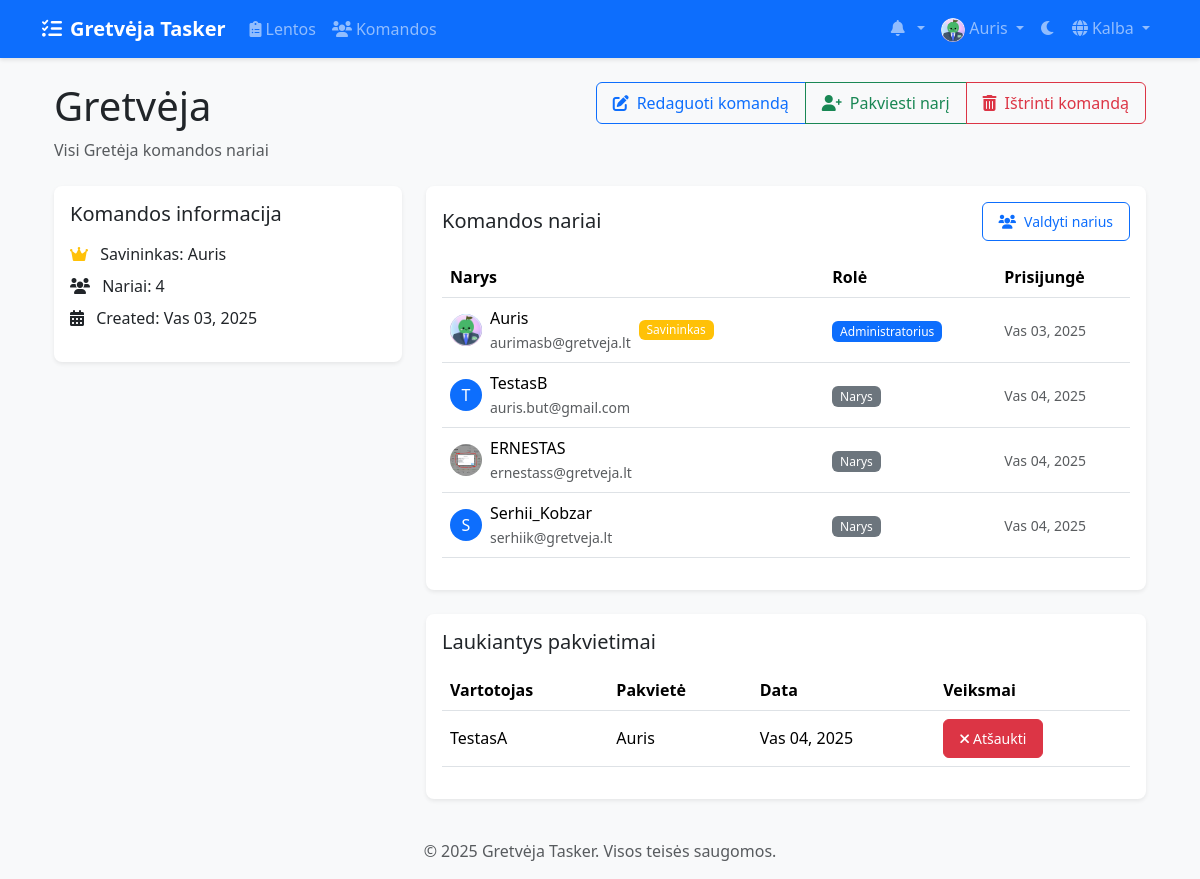
The page /lt/teams/1/ (signed in) on the database as committed earlier.
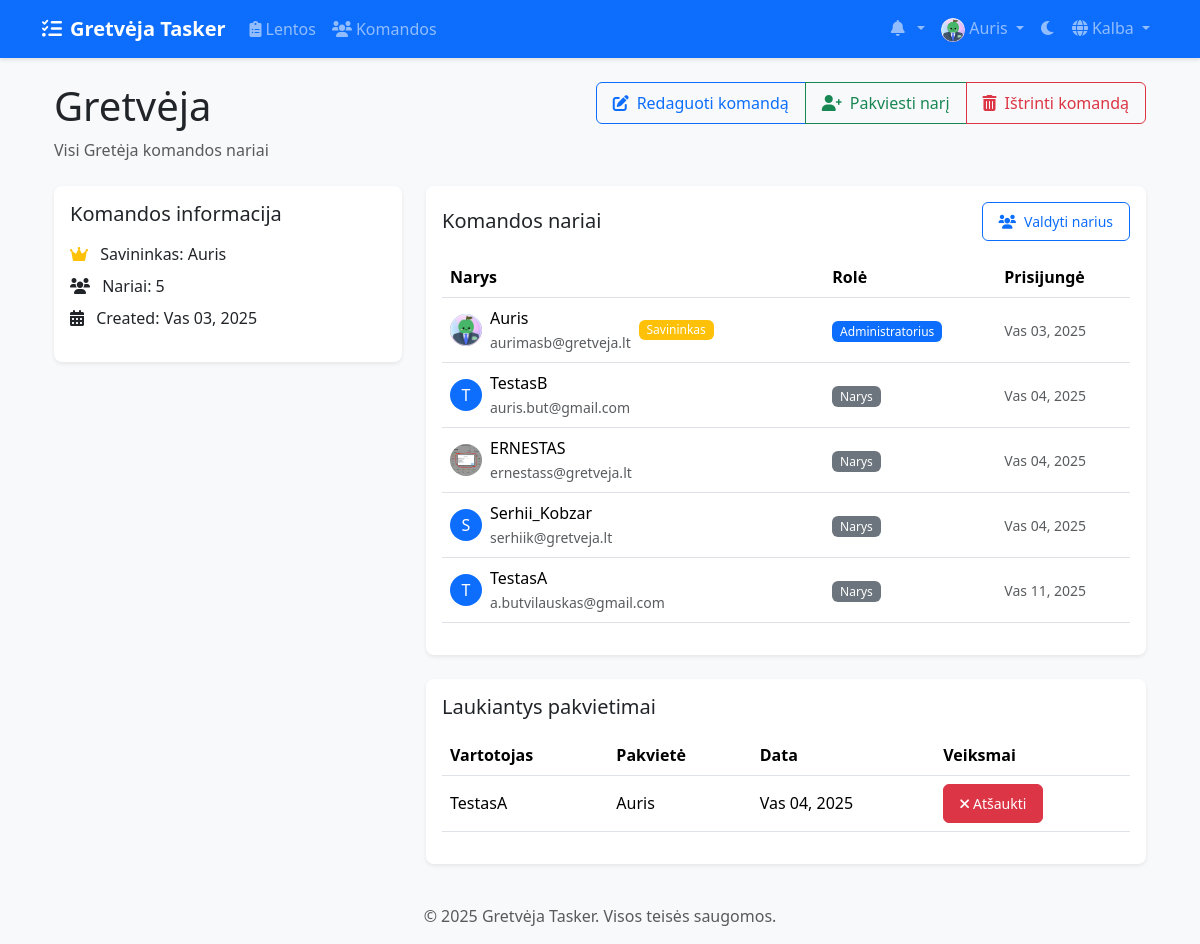
The same page on the database as committed later.
### accounts/models.py (models this page shows, shortened)
class CustomUser(AbstractUser):
    email = models.EmailField(_('email address'), unique=True)
    avatar = models.ImageField(upload_to='avatars/', null=True, blank=True)
    bio = models.TextField(max_length=500, blank=True)
    theme_preference = models.CharField(
        max_length=10,
        choices=[('light', 'Light'), ('dark', 'Dark')],
        default='light'
    )
    notification_preferences = models.JSONField(
        default=dict,
        help_text=_('User notification preferences')
    )
    class Meta:
        verbose_name = _('user')
        verbose_name_plural = _('users')

### teams/models.py (models this page shows, shortened)
class Team(models.Model):
    name = models.CharField(max_length=100)
    description = models.TextField(blank=True)
    created_at = models.DateTimeField(auto_now_add=True)
    updated_at = models.DateTimeField(auto_now=True)
    owner = models.ForeignKey(
        settings.AUTH_USER_MODEL,
        on_delete=models.CASCADE,
        related_name='owned_teams'
    )
    members = models.ManyToManyField(
        settings.AUTH_USER_MODEL,
        through='TeamMembership',
        related_name='teams'
    )

class TeamMembership(models.Model):
    ROLE_CHOICES = [
        ('member', 'Member'),
        ('admin', 'Admin'),
    ]
    team = models.ForeignKey(Team, on_delete=models.CASCADE)
    user = models.ForeignKey(settings.AUTH_USER_MODEL, on_delete=models.CASCADE)
    role = models.CharField(max_length=20, choices=ROLE_CHOICES, default='member')
    joined_at = models.DateTimeField(auto_now_add=True)
    class Meta:
        unique_together = ('team', 'user')

class TeamInvitation(models.Model):
    STATUS_CHOICES = [
        ('pending', 'Pending'),
        ('accepted', 'Accepted'),
        ('rejected', 'Rejected'),
    ]
    team = models.ForeignKey(Team, on_delete=models.CASCADE, related_name='invitations')
    invited_by = models.ForeignKey(
        settings.AUTH_USER_MODEL,
        on_delete=models.CASCADE,
        related_name='sent_invitations'
    )
    invited_user = models.ForeignKey(
        settings.AUTH_USER_MODEL,
        on_delete=models.CASCADE,
        related_name='received_invitations'
    )
    status = models.CharField(max_length=20, choices=STATUS_CHOICES, default='pending')
    created_at = models.DateTimeField(auto_now_add=True)
    response_date = models.DateTimeField(null=True, blank=True)
    class Meta:
        unique_together = ('team', 'invited_user')

### teams/views/team_views.py (the view)
# urls.py: path('<int:team_id>/', views.team_detail, name='team_detail'),
@login_required
def team_detail(request, team_id):
    team = get_object_or_404(Team, id=team_id)
    if not team.members.filter(id=request.user.id).exists():
        messages.error(request, "You don't have access to this team.")
        return redirect('teams:team_list')
    members = TeamService.get_member_info(team)
    pending_invitations = team.invitations.filter(status='pending') if can_manage_team(request.user, team) else None
    return render(request, 'teams/team_detail.html', {
        'team': team,
        'members': members,
        'pending_invitations': pending_invitations,
        'is_admin': can_manage_team(request.user, team)
    })

### teams/permissions.py (called while the page is built)
def can_manage_team(user, team):
    return team.owner == user or is_team_admin(user, team)

### teams/services/team_service.py (called while the page is built)
    @staticmethod
    def get_member_info(team):
        return team.teammembership_set.all().select_related('user')

### templates/teams/team_detail.html (shortened to what this page needs)
{% extends 'base.html' %}
{% load static %}
{% load i18n %}
{% block content %}
<div class="container">
    <div class="d-flex justify-content-between align-items-start mb-4">
        <div>
            <h1 class="mb-2">{{ team.name }}</h1>
            <p class="text-muted mb-0">{{ team.description }}</p>
        </div>
        {% if is_admin %}
        <div class="btn-group">
            <a href="{% url 'teams:team_edit' team_id=team.id %}" class="btn btn-outline-primary">
                <i class="fas fa-edit me-2"></i>{% trans "Edit Team" %}
            </a>
            <a href="{% url 'teams:send_invitation' team_id=team.id %}" class="btn btn-outline-success">
                <i class="fas fa-user-plus me-2"></i>{% trans "Invite Member" %}
            </a>
            {% if user == team.owner %}
            <button type="button" class="btn btn-outline-danger"
                    data-bs-toggle="modal" data-bs-target="#deleteTeamModal">
                <i class="fas fa-trash-alt me-2"></i>{% trans "Delete Team" %}
            </button>
            {% endif %}
        </div>
        {% endif %}
    </div>
    <div class="row">
        <div class="col-md-4 mb-4">
            <div class="card shadow-sm">
                <div class="card-body">
                    <h5 class="card-title mb-3">{% trans "Team Information" %}</h5>
                    <ul class="list-unstyled">
                        <li class="mb-2">
                            <i class="fas fa-crown text-warning me-2"></i>
                            {% trans "Owner" %}: {{ team.owner.username }}
                        </li>
                        <li class="mb-2">
                            <i class="fas fa-users me-2"></i>
                            {% trans "Members" %}: {{ members.count }}
                        </li>
                        <li class="mb-2">
                            <i class="fas fa-calendar-alt me-2"></i>
                            {% trans "Created" %}: {{ team.created_at|date:"M d, Y" }}
                        </li>
                    </ul>
                </div>
            </div>
        </div>
        <div class="col-md-8">
            <div class="card shadow-sm">
                <div class="card-body">
                    <div class="d-flex justify-content-between align-items-center mb-3">
                        <h5 class="card-title mb-0">{% trans "Team Members" %}</h5>
                        <a href="{% url 'teams:team_members' team_id=team.id %}" class="btn btn-outline-primary btn-sm">
                            <i class="fas fa-users me-2"></i>{% trans "Manage Members" %}
                        </a>
                    </div>
                    <div class="table-responsive">
                        <table class="table table-hover align-middle">
                            <thead>
                                <tr>
                                    <th>{% trans "Member" %}</th>
                                    <th>{% trans "Role" %}</th>
                                    <th>{% trans "Joined" %}</th>
                                </tr>
                            </thead>
                            <tbody>
                                {% for membership in members %}
                                <tr>
                                    <td>
                                        <div class="d-flex align-items-center">
                                            {% if membership.user.avatar %}
                                                <img src="{{ membership.user.avatar.url }}" alt="Avatar"
                                                     class="rounded-circle me-2" width="32" height="32">
                                            {% else %}
                                                <div class="rounded-circle bg-primary text-white d-flex align-items-center justify-content-center me-2"
                                                     style="width: 32px; height: 32px;">
                                                    {{ membership.user.username|make_list|first|upper }}
                                                </div>
                                            {% endif %}
                                            <div>
                                                <div>{{ membership.user.username }}</div>
                                                <small class="text-muted">{{ membership.user.email }}</small>
                                            </div>
                                            {% if membership.user == team.owner %}
                                                <span class="badge bg-warning ms-2">{% trans "Owner" %}</span>
                                            {% endif %}
                                        </div>
                                    </td>
                                    <td>
                                        <span class="badge {% if membership.role == 'admin' %}bg-primary{% else %}bg-secondary{% endif %}">
                                            {% if membership.role == 'admin' %}{% trans "Admin" %}{% else %}{% trans "Member" %}{% endif %}
                                        </span>
                                    </td>
                                    <td>
                                        <small class="text-muted">
                                            {{ membership.joined_at|date:"M d, Y" }}
                                        </small>
                                    </td>
                                </tr>
                                {% endfor %}
                            </tbody>
                        </table>
                    </div>
                </div>
            </div>
            {% if pending_invitations and is_admin %}
            <div class="card shadow-sm mt-4">
                <div class="card-body">
                    <h5 class="card-title mb-3">{% trans "Pending Invitations" %}</h5>
                    <div class="table-responsive">
                        <table class="table table-hover">
                            <thead>
                                <tr>
                                    <th>{% trans "User" %}</th>
                                    <th>{% trans "Invited By" %}</th>
                                    <th>{% trans "Date" %}</th>
                                    <th>{% trans "Actions" %}</th>
                                </tr>
                            </thead>
                            <tbody>
                                {% for invitation in pending_invitations %}
                                <tr>
                                    <td>{{ invitation.invited_user.username }}</td>
                                    <td>{{ invitation.invited_by.username }}</td>
                                    <td>{{ invitation.created_at|date:"M d, Y" }}</td>
                                    <td>
                                        <form method="post" action="{% url 'teams:cancel_invitation' invitation_id=invitation.id %}"
                                              class="d-inline">
                                            <button type="submit" class="btn btn-sm btn-danger">
                                                <i class="fas fa-times me-1"></i>{% trans "Cancel" %}
                                            </button>
                                        </form>
                                    </td>
                                </tr>
                                {% endfor %}
                            </tbody>
                        </table>
                    </div>
                </div>
            </div>
            {% endif %}
        </div>
    </div>
</div>
{% endblock %}

### templates/base.html (shortened to what this page needs)
{% load static %}
{% load compress %}
{% load i18n %}
<!DOCTYPE html>
<html lang="{{ LANGUAGE_CODE }}" data-bs-theme="light">
<head>
    <link href="https://cdn.jsdelivr.net/npm/bootstrap@5.3.2/dist/css/bootstrap.min.css" rel="stylesheet">
    <link href="https://cdnjs.cloudflare.com/ajax/libs/font-awesome/6.0.0/css/all.min.css" rel="stylesheet">
    <link href="https://cdn.jsdelivr.net/npm/select2@4.1.0-rc.0/dist/css/select2.min.css" rel="stylesheet">
    <link href="https://cdn.jsdelivr.net/npm/select2-bootstrap-5-theme@1.3.0/dist/select2-bootstrap-5-theme.min.css" rel="stylesheet">
    {% compress css %}
    <link href="{% static 'css/style.css' %}" rel="stylesheet">
    {% endcompress %}
</head>
<body>
    <nav class="navbar navbar-expand-lg navbar-dark bg-primary">
        <div class="container">
            <a class="navbar-brand" href="{% url 'home' %}">
                <i class="fas fa-tasks me-2"></i>{% trans "Gretvėja Tasker" %}
            </a>
            <div class="collapse navbar-collapse" id="navbarNav">
                <ul class="navbar-nav me-auto">
                    {% if user.is_authenticated %}
                        <li class="nav-item">
                            <a class="nav-link" href="{% url 'boards:board_list' %}">
                                <i class="fas fa-clipboard-list me-1"></i>{% trans "Boards" %}
                            </a>
                        </li>
                        <li class="nav-item">
                            <a class="nav-link" href="{% url 'teams:team_list' %}">
                                <i class="fas fa-users me-1"></i>{% trans "Teams" %}
                            </a>
                        </li>
                    {% endif %}
                </ul>
                <ul class="navbar-nav">
                    {% if user.is_authenticated %}
                        <li class="nav-item dropdown">
                            <a class="nav-link dropdown-toggle" href="#" id="notificationsDropdown" role="button" data-bs-toggle="dropdown">
                                <i class="fas fa-bell me-1"></i>
                            </a>
                        </li>
                        <li class="nav-item dropdown">
                            <a class="nav-link dropdown-toggle" href="#" id="userDropdown" role="button" data-bs-toggle="dropdown">
                                {% if user.avatar %}
                                    <img src="{{ user.avatar.url }}" alt="{% trans 'Avatar' %}" class="rounded-circle" width="24" height="24">
                                {% else %}
                                    <i class="fas fa-user-circle"></i>
                                {% endif %}
                                {{ user.username }}
                            </a>
                        </li>
                    {% endif %}
                    <li class="nav-item">
                        <button class="btn nav-link" id="theme-toggle">
                            <i class="fas fa-moon"></i>
                        </button>
                    </li>
                    <li class="nav-item dropdown">
                        <a class="nav-link dropdown-toggle" href="#" id="languageDropdown" role="button" data-bs-toggle="dropdown">
                            <i class="fas fa-globe me-1"></i>{% trans "Language" %}
                        </a>
                                {% get_current_language as CURRENT_LANGUAGE %}
                                {% get_available_languages as LANGUAGES %}
                    </li>
                </ul>
            </div>
        </div>
    </nav>
    <main class="container my-4">
        {% block content %}{% endblock %}
    </main>
    <footer class="footer mt-auto py-3 bg-light">
        <div class="container text-center">
            <span class="text-muted">© {% now "Y" %} Gretvėja Tasker. {% trans "All rights reserved." %}</span>
        </div>
    </footer>
</body>
</html>

### static/css/style.css (style rules this page uses)
:root { --primary-color: #0d6efd; --secondary-color: #6c757d; --success-color: #198754; --info-color: #0dcaf0; --warning-color: #ffc107; --danger-color: #dc3545; --light-color: #f8f9fa; --dark-color: #212529; --todo-color: #ff6b6b; --doing-color: #ffd93d; --done-color: #6bcb77; --rejected-color: #4d96ff; }
body { min-height: 100vh; display: flex; flex-direction: column; background-color: var(--bs-gray-100); }
main { flex: 1; }
.navbar { box-shadow: 0 2px 4px rgba(0,0,0,0.1); }
.navbar-brand { font-weight: bold; }
.card { border-radius: 0.5rem; box-shadow: 0 0.125rem 0.25rem rgba(0,0,0,0.075); transition: transform 0.2s ease-in-out; border: none; }
.btn { border-radius: 0.375rem; padding: 0.5rem 1rem; font-weight: 500; transition: all 0.2s ease; }

### templates/teams/team_detail.html (style rules this page uses)
.table td { vertical-align: middle; }
.badge { font-weight: 500; }

Rows that differ between the two databases and show on the page:
added TeamMembership: user.username|make_list "T", user.username "TestasA", user.email "a.butvilauskas@gmail.com", joined_at "Vas 11, 2025"
Other text that changed with them:
{{ members.count }}: "4" → "5"
